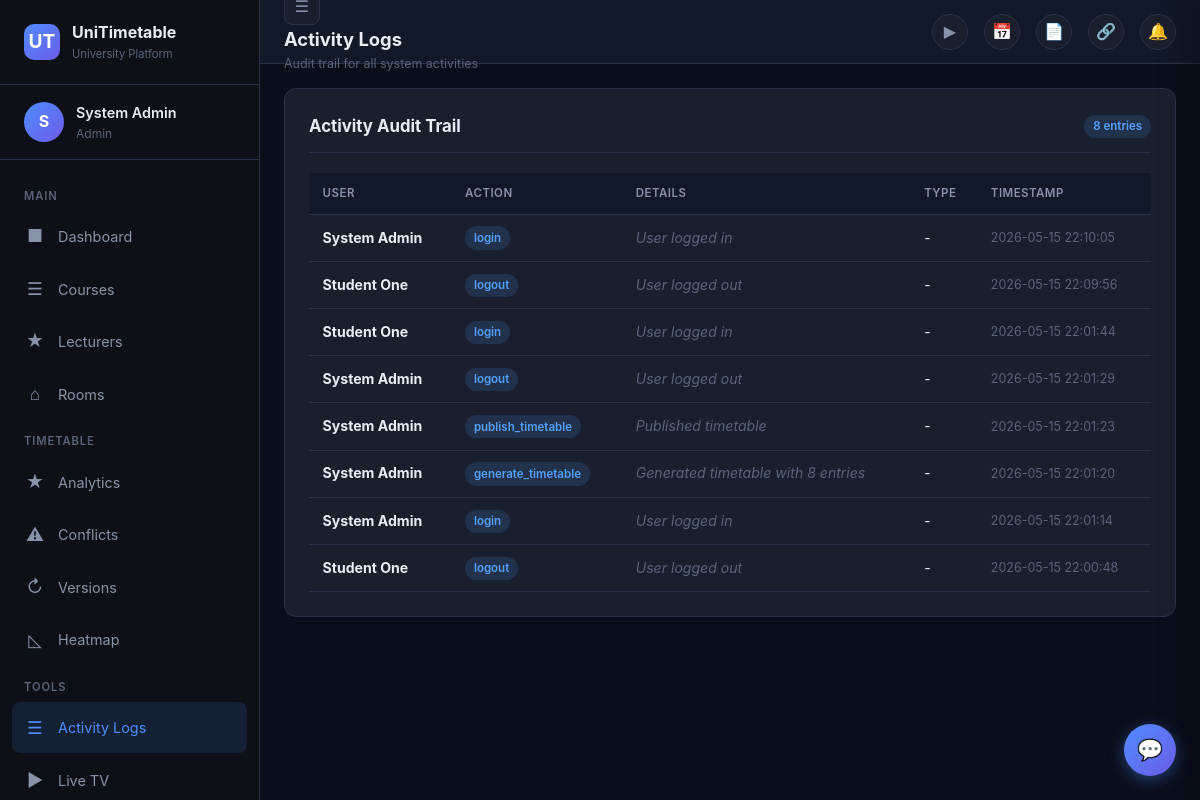
Page /admin/activity-logs (signed in) on the committed database.
### tables this page shows
CREATE TABLE users (
            id INTEGER PRIMARY KEY AUTOINCREMENT,
            username TEXT UNIQUE NOT NULL,
            password TEXT NOT NULL,
            role TEXT NOT NULL CHECK(role IN ('lecturer','admin','student')),
            full_name TEXT NOT NULL,
            email TEXT,
            phone TEXT,
            department_id INTEGER REFERENCES departments(id),
            is_active INTEGER DEFAULT 1,
            created_at TIMESTAMP DEFAULT CURRENT_TIMESTAMP
        );

CREATE TABLE activity_logs (
            id INTEGER PRIMARY KEY AUTOINCREMENT,
            user_id INTEGER REFERENCES users(id),
            action TEXT NOT NULL,
            details TEXT,
            entity_type TEXT,
            entity_id INTEGER,
            ip_address TEXT,
            timestamp TIMESTAMP DEFAULT CURRENT_TIMESTAMP
        );

### app.py (the view)
@app.route('/admin/activity-logs')
@login_required
@role_required('admin')
def admin_activity_logs():
    logs = get_activity_logs(500)
    return render_template('admin_logs.html', logs=logs)

### app.py (called while the page is built)
def login_required(f):
    @wraps(f)
    def decorated(*args, **kwargs):
        if 'user_id' not in session:
            if request.is_json:
                return jsonify({'error': 'Unauthorized'}), 401
            return redirect(url_for('login'))
        return f(*args, **kwargs)
    return decorated

def role_required(*roles):
    def decorator(f):
        @wraps(f)
        def decorated(*args, **kwargs):
            if session.get('role') not in roles:
                if request.is_json:
                    return jsonify({'error': 'Forbidden'}), 403
                return redirect(url_for('dashboard'))
            return f(*args, **kwargs)
        return decorated
    return decorator

def add_notification_count(context):
    if 'user_id' in session:
        context['unread_count'] = get_unread_count(session['user_id'])
    return context

@app.context_processor
def inject_globals():
    ctx = {'now': datetime.now()}
    return add_notification_count(ctx)

@app.before_request
def ensure_db():
    if not hasattr(app, '_db_initialized'):
        init_db()
        seed_data()
        app._db_initialized = True

### models.py (called while the page is built)
def get_db():
    conn = sqlite3.connect(DB_PATH, timeout=10)
    conn.row_factory = sqlite3.Row
    conn.execute("PRAGMA foreign_keys = ON")
    conn.execute("PRAGMA journal_mode=WAL")
    return conn

### notifications.py (called while the page is built)
def get_unread_count(user_id):
    db = get_db()
    row = db.execute("SELECT COUNT(*) as count FROM notifications WHERE user_id=? AND read=0", (user_id,)).fetchone()
    db.close()
    return row['count'] if row else 0

def get_activity_logs(limit=100):
    db = get_db()
    rows = db.execute("""
        SELECT al.*, u.full_name as user_name
        FROM activity_logs al
        JOIN users u ON al.user_id = u.id
        ORDER BY al.timestamp DESC LIMIT ?
    """, (limit,)).fetchall()
    db.close()
    return [dict(r) for r in rows]

### templates/admin_logs.html (shortened to what this page needs)
{% extends "base.html" %}
{% block page_title %}Activity Logs{% endblock %}
{% block page_subtitle %}Audit trail for all system activities{% endblock %}
{% block content %}
<div class="card">
    <div class="card-header">
        <h3>Activity Audit Trail</h3>
        <span class="badge badge-info">{{ logs|length }} entries</span>
    </div>
    {% if logs %}
    <div class="table-wrapper" style="max-height:600px;overflow-y:auto">
        <table>
            <thead>
                <tr>
                    <th>User</th>
                    <th>Action</th>
                    <th>Details</th>
                    <th>Type</th>
                    <th>Timestamp</th>
                </tr>
            </thead>
            <tbody>
                {% for log in logs %}
                <tr>
                    <td><strong>{{ log.user_name }}</strong></td>
                    <td><span class="badge badge-info">{{ log.action }}</span></td>
                    <td class="text-muted">{{ log.details }}</td>
                    <td>{{ log.entity_type or '-' }}</td>
                    <td style="font-size:0.78rem;color:var(--text-muted)">{{ log.timestamp[:19] }}</td>
                </tr>
                {% endfor %}
            </tbody>
        </table>
    </div>
    {% else %}
    <div class="empty-state">
        <div class="empty-icon">&#9776;</div>
        <h3>No activity recorded</h3>
    </div>
    {% endif %}
</div>
{% endblock %}

### templates/base.html (shortened to what this page needs)
<!DOCTYPE html>
<html lang="en">
<head>
    <link rel="stylesheet" href="/static/style.css">
</head>
<body>
    <div class="app-layout">
        {% if session.user_id %}
        <aside class="sidebar" id="sidebar">
            <div class="sidebar-brand">
                <div class="logo">UT</div>
                <div>
                    <h2>UniTimetable</h2>
                    <small>University Platform</small>
                </div>
            </div>
            <div class="sidebar-user">
                <div class="avatar">{{ session.full_name[:1] }}</div>
                <div class="user-info">
                    <div class="name">{{ session.full_name }}</div>
                    <div class="role">{{ session.role|title }}</div>
                </div>
            </div>
            <nav class="sidebar-nav">
                {% if session.role == 'admin' %}
                <div class="nav-section">Main</div>
                <a href="{{ url_for('dashboard') }}" class="{{ 'active' if request.endpoint == 'dashboard' }}">
                    <span class="nav-icon">&#9632;</span> Dashboard
                </a>
                <a href="{{ url_for('admin_courses') }}" class="{{ 'active' if request.endpoint == 'admin_courses' }}">
                    <span class="nav-icon">&#9776;</span> Courses
                </a>
                <a href="{{ url_for('admin_lecturers') }}" class="{{ 'active' if request.endpoint == 'admin_lecturers' }}">
                    <span class="nav-icon">&#9733;</span> Lecturers
                </a>
                <a href="{{ url_for('admin_rooms') }}" class="{{ 'active' if request.endpoint == 'admin_rooms' }}">
                    <span class="nav-icon">&#8962;</span> Rooms
                </a>
                <div class="nav-section">Timetable</div>
                <a href="{{ url_for('admin_analytics') }}" class="{{ 'active' if request.endpoint == 'admin_analytics' }}">
                    <span class="nav-icon">&#9733;</span> Analytics
                </a>
                <a href="{{ url_for('admin_conflicts') }}" class="{{ 'active' if request.endpoint == 'admin_conflicts' }}">
                    <span class="nav-icon">&#9888;</span> Conflicts
                </a>
                <a href="{{ url_for('admin_versions') }}" class="{{ 'active' if request.endpoint == 'admin_versions' }}">
                    <span class="nav-icon">&#8635;</span> Versions
                </a>
                <a href="{{ url_for('admin_heatmap') }}" class="{{ 'active' if request.endpoint == 'admin_heatmap' }}">
                    <span class="nav-icon">&#9722;</span> Heatmap
                </a>
                <div class="nav-section">Tools</div>
                <a href="{{ url_for('admin_activity_logs') }}" class="{{ 'active' if request.endpoint == 'admin_activity_logs' }}">
                    <span class="nav-icon">&#9776;</span> Activity Logs
                </a>
                <a href="{{ url_for('admin_live_tv') }}" class="{{ 'active' if request.endpoint == 'admin_live_tv' }}">
                    <span class="nav-icon">&#9654;</span> Live TV
                </a>
                {% elif session.role == 'student' %}
                <div class="nav-section">Main</div>
                <a href="{{ url_for('dashboard') }}" class="{{ 'active' if request.endpoint == 'dashboard' }}">
                    <span class="nav-icon">&#9632;</span> My Timetable
                </a>
                {% endif %}
            </nav>
        </aside>
        {% endif %}
        <div class="main-content">
            {% if session.user_id %}
            <header class="top-header">
                <div class="page-title">
                    <button class="header-btn hide-desktop" onclick="toggleSidebar()" style="margin-right:0.75rem;border-radius:var(--radius-sm);">&#9776;</button>
                    <h1>{% block page_title %}Dashboard{% endblock %}</h1>
                    <p>{% block page_subtitle %}{% endblock %}</p>
                </div>
                <div class="header-actions">
                    <button class="header-btn" onclick="toggleLiveTV()" title="Live TV Display">&#9654;</button>
                    <button class="header-btn" onclick="exportICS()" title="Export to Google Calendar">&#128197;</button>
                    <button class="header-btn" onclick="exportCSV()" title="Export to CSV">&#128196;</button>
                    <button class="header-btn" onclick="shareTimetable()" title="Share Timetable">&#128279;</button>
                    <button class="header-btn hide-mobile" onclick="toggleNotifPanel()">
                        &#128276;
                    </button>
                </div>
            </header>
            {% endif %}
            <div class="content-area">
                {% block content %}{% endblock %}
            </div>
        </div>
    </div>
    {% if session.user_id %}
    <button class="chatbot-btn" id="chatbotBtn" onclick="toggleChatbot()">&#128172;</button>
            {% set days = ['Monday','Tuesday','Wednesday','Thursday','Friday'] %}
    {% endif %}
</body>
</html>

### rows in the picture
users: full_name "System Admin"
activity_logs: user_name "System Admin", action "login", details "User logged in", entity_type "-", timestamp "2026-05-15 22:10:05"
activity_logs: user_name "Student One", action "logout", details "User logged out", entity_type "-", timestamp "2026-05-15 22:09:56"
activity_logs: user_name "Student One", action "login", details "User logged in", entity_type "-", timestamp "2026-05-15 22:01:44"
activity_logs: user_name "System Admin", action "logout", details "User logged out", entity_type "-", timestamp "2026-05-15 22:01:29"
activity_logs: user_name "System Admin", action "publish_timetable", details "Published timetable", entity_type "-", timestamp "2026-05-15 22:01:23"
activity_logs: user_name "System Admin", action "generate_timetable", details "Generated timetable with 8 entries", entity_type "-", timestamp "2026-05-15 22:01:20"
activity_logs: user_name "System Admin", action "login", details "User logged in", entity_type "-", timestamp "2026-05-15 22:01:14"
activity_logs: user_name "Student One", action "logout", details "User logged out", entity_type "-", timestamp "2026-05-15 22:00:48"

### other values in the picture
{{ session.full_name[:1] }} "S"
{{ session.role|title }} "Admin"
{{ logs|length }} "8"
